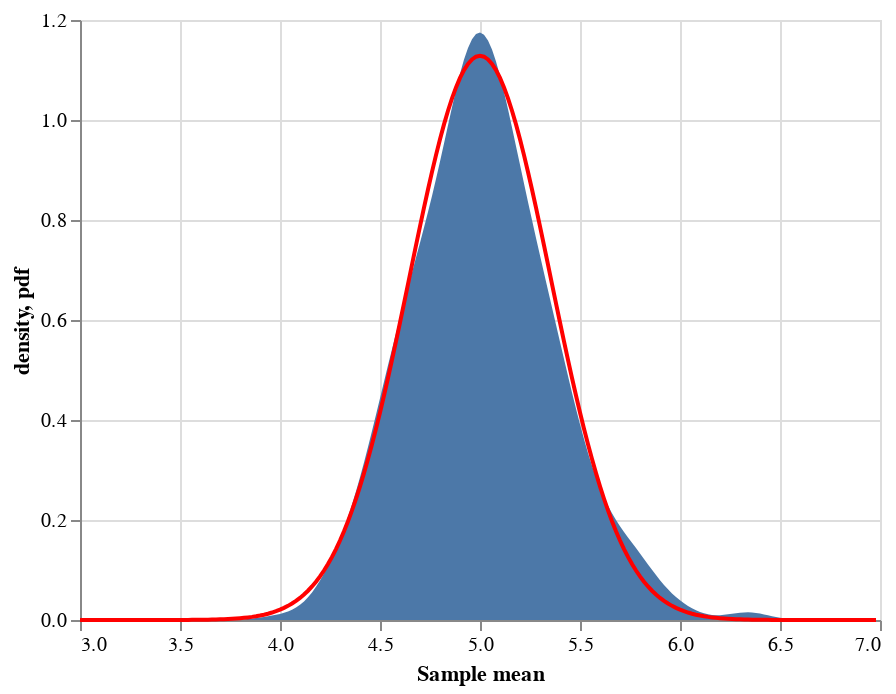

Notebook source saved alongside this figure:
### Code cell
data_kde = (alt
                .Chart(plot_df)
                .transform_density(
                    'sample_mean',
                    as_=['sample_mean', 'density'],
                    extent=[3,7]
                )
                .mark_area()
                .encode(x = alt.X("sample_mean:Q",
                                 title="Sample mean"),
                        y = "density:Q"))

clt_line = (alt
               .Chart(clt_df)
               .mark_line(color = "red")
               .encode(x = "x",
                       y = "pdf"))

#data_kde
data_kde + clt_line

### Figure 1 — Vega-Lite specification as saved in the notebook (floating-point values rounded to 4 significant figures; data arrays with more than 128 entries replaced by an {"elided": "..."} marker saying what was removed)
{"config": {"view": {"continuousWidth": 400, "continuousHeight": 300}}, "layer": [{"data": {"name": "data-eaa9934c552ea3197c678900498f02b7"}, "mark": "area", "encoding": {"x": {"type": "quantitative", "field": "sample_mean", "title": "Sample mean"}, "y": {"type": "quantitative", "field": "density"}}, "transform": [{"density": "sample_mean", "extent": [3, 7], "as": ["sample_mean", "density"]}]}, {"data": {"name": "data-7efce130a2d22c3176072cc84f76b386"}, "mark": {"type": "line", "color": "red"}, "encoding": {"x": {"type": "quantitative", "field": "x"}, "y": {"type": "quantitative", "field": "pdf"}}}], "$schema": "https://vega.github.io/schema/vega-lite/v4.8.1.json", "datasets": {"data-eaa9934c552ea3197c678900498f02b7": {"elided": "500 records"}, "data-7efce130a2d22c3176072cc84f76b386": {"elided": "200 records"}}}
